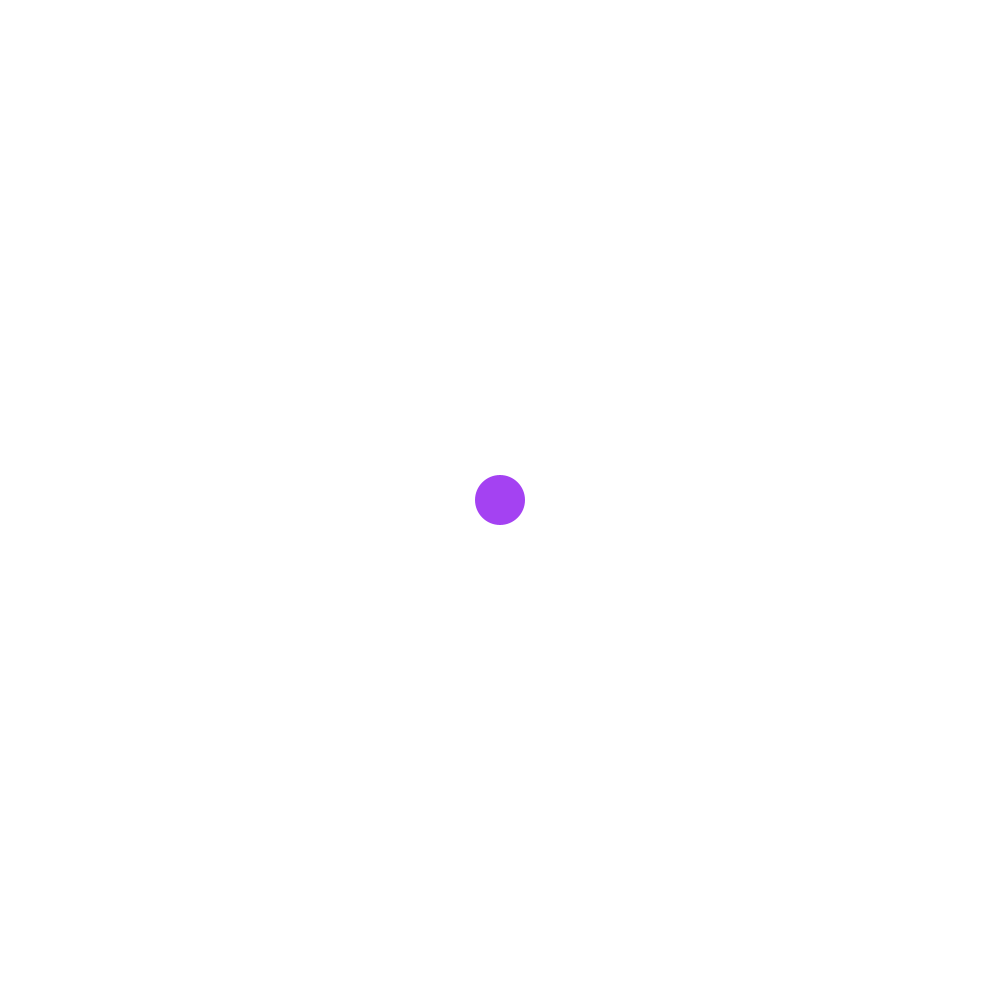
Frame 1 (no input)
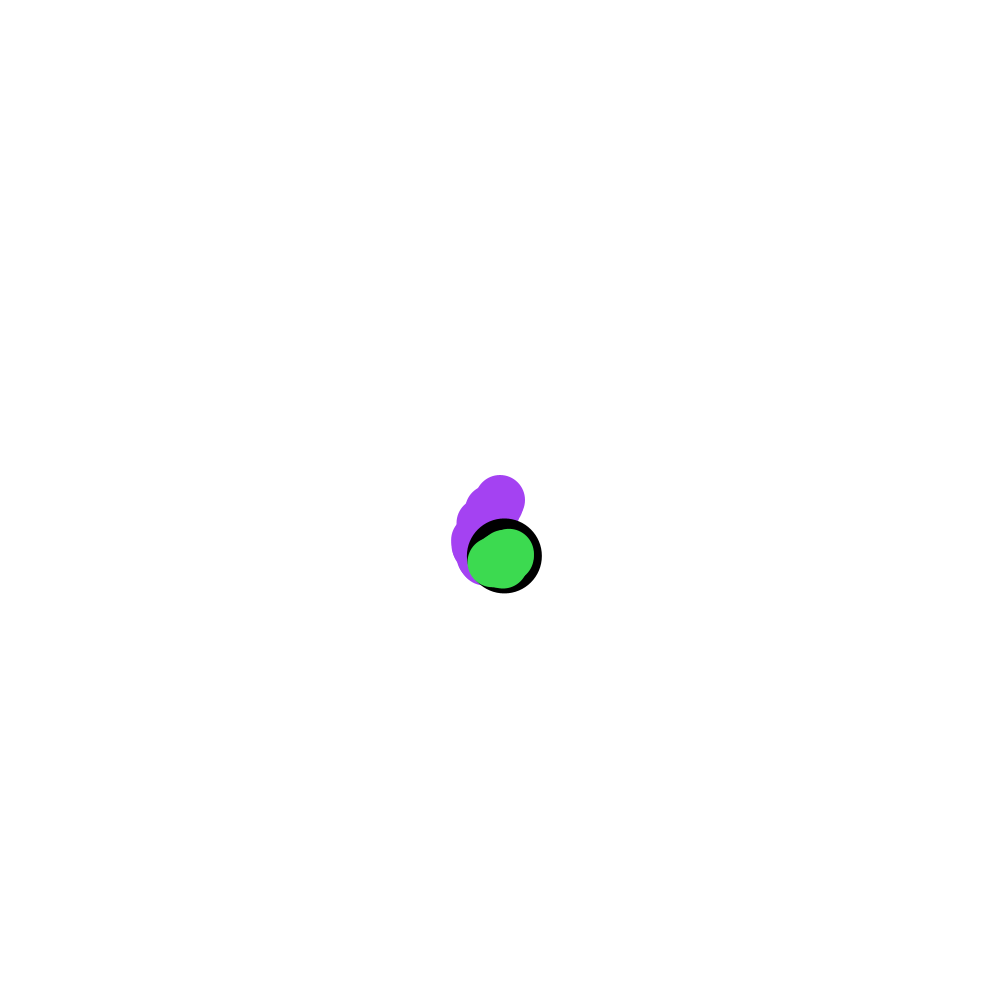
Frame 60 (the mouse pressed at the canvas centre just before this capture)
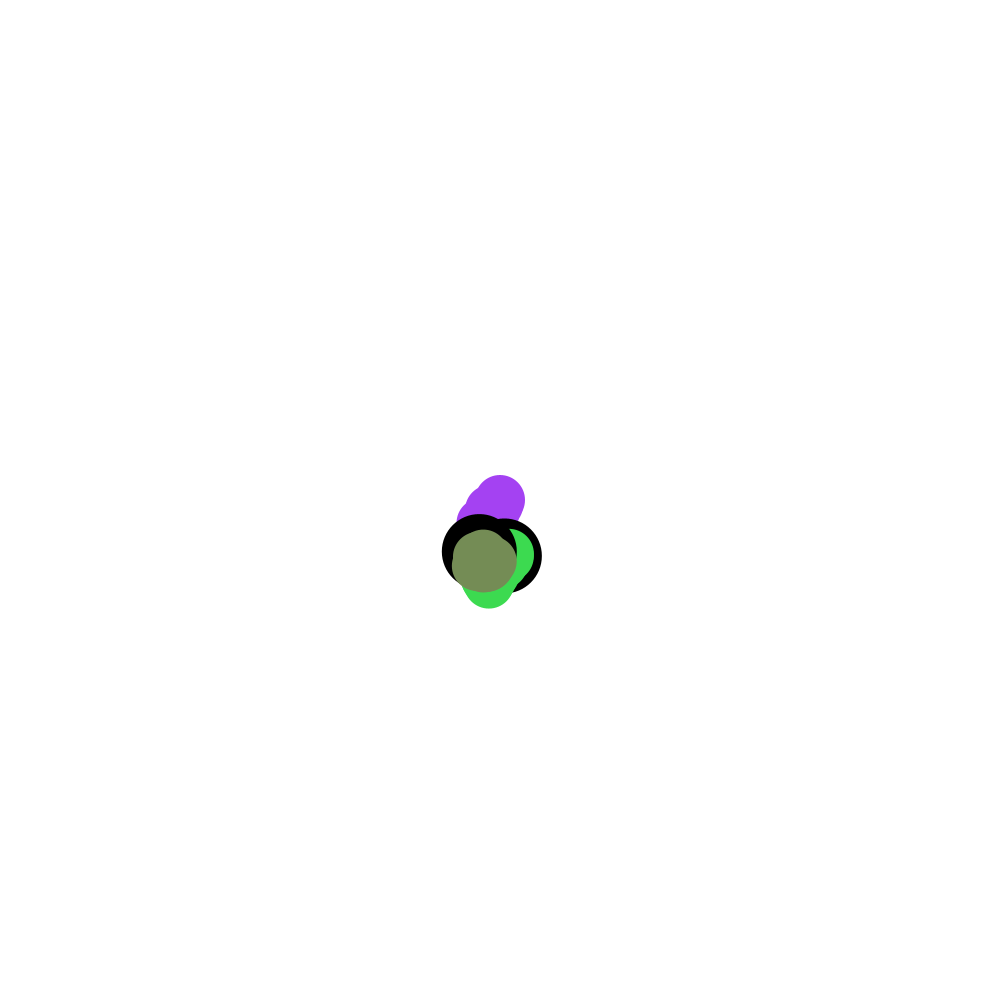
Frame 120 (the mouse held since frame 60 and released just before this capture)

The Processing sketch that drew these frames (run headless with seeded random() and noise(); from frame 60 on, the mouse is pressed at the canvas centre):

// Processing sketch: project7_horses_261026b
// ── project7_horses_261026b.pde
// Global scope variables
PVector position;
float circleSize = 50;
color circleColor = #000000;

void setup(){
  // this block runs once at the start
  size(1000, 1000);
  position = new PVector(width/2, height/2);
  background(#FFFFFF);
  noStroke();
}

void draw(){
  // this block runs once every frame
  if(frameCount % 50 == 0){
    // this code runs if the first condition is true
    circleColor = #000000;
    circleSize = 75;
  } else if(frameCount % 50 == 1){
    // this code runs if the first question is false, but the second is true
    circleColor = color(random(255), random(255), random(255));
    circleSize = 50;
  } else {
    // this code runs if both conditions are false
  }
  
  fill(circleColor);
  circle(position.x, position.y, circleSize);
  
  position.add( PVector.random2D().mult(5) );
}
